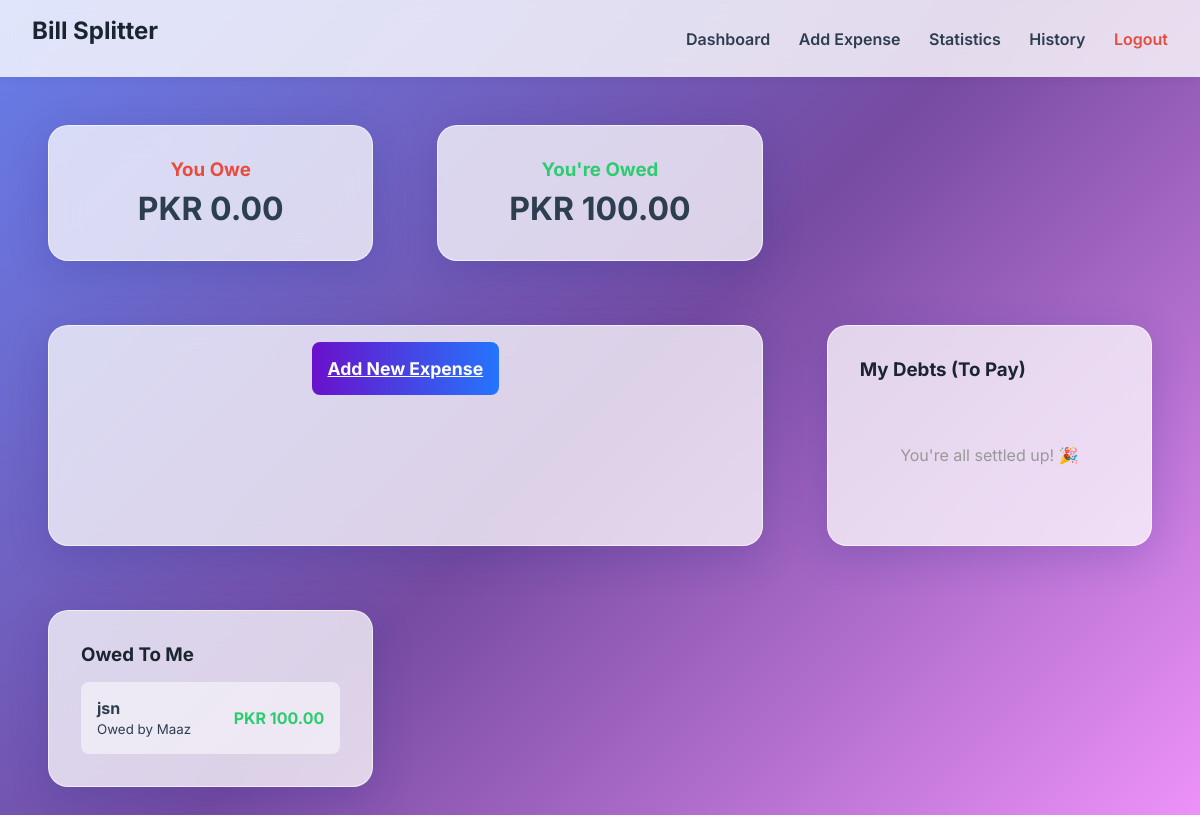
The app's page / (signed in) with its own data.
### models.py (models this page shows)
class Settlement(db.Model):
    id = db.Column(db.Integer, primary_key=True)
    expense_id = db.Column(db.Integer, db.ForeignKey('expense.id'), nullable=False)
    user_id = db.Column(db.Integer, db.ForeignKey('user.id'), nullable=False)
    amount_due = db.Column(db.Float, nullable=False)
    is_paid = db.Column(db.Boolean, default=False)

class Expense(db.Model):
    id = db.Column(db.Integer, primary_key=True)
    description = db.Column(db.String(200), nullable=False)
    amount = db.Column(db.Float, nullable=False)
    date = db.Column(db.DateTime, default=datetime.utcnow)
    payer_id = db.Column(db.Integer, db.ForeignKey('user.id'), nullable=False)
    settlements = db.relationship('Settlement', backref='expense', lazy=True, cascade="all, delete-orphan")

class User(UserMixin, db.Model):
    id = db.Column(db.Integer, primary_key=True)
    username = db.Column(db.String(150), unique=True, nullable=False)
    password = db.Column(db.String(150), nullable=False)
    email = db.Column(db.String(200), nullable=True)
    is_admin = db.Column(db.Boolean, default=False)
    expenses_paid = db.relationship('Expense', backref='payer', lazy=True)
    settlements = db.relationship('Settlement', backref='debtor', lazy=True)

### app.py (the view)
@app.route('/')
@login_required
def dashboard():
    my_debts = Settlement.query.filter_by(user_id=current_user.id, is_paid=False).all()
    my_expenses = Expense.query.filter_by(payer_id=current_user.id).all()
    owed_to_me = []
    for exp in my_expenses:
        for settlement in exp.settlements:
            if not settlement.is_paid and settlement.user_id != current_user.id:
                 owed_to_me.append(settlement)
    total_debt = sum(debt.amount_due for debt in my_debts)
    total_owed = sum(debt.amount_due for debt in owed_to_me)
    return render_template('dashboard.html', my_debts=my_debts, owed_to_me=owed_to_me,
                          total_debt=total_debt, total_owed=total_owed)

### app.py (called while the page is built)
@login_manager.user_loader
def load_user(user_id):
    return User.query.get(int(user_id))

### templates/dashboard.html
{% extends "base.html" %}
{% block content %}
<div class="dashboard-grid">
    <div class="glass-container" style="text-align: center;">
        <h3 style="color: #e74c3c; margin-bottom: 0.5rem;">You Owe</h3>
        <div style="font-size: 2rem; font-weight: bold;">PKR {{ "%.2f"|format(total_debt) }}</div>
    </div>
    <div class="glass-container" style="text-align: center;">
        <h3 style="color: #2ecc71; margin-bottom: 0.5rem;">You're Owed</h3>
        <div style="font-size: 2rem; font-weight: bold;">PKR {{ "%.2f"|format(total_owed) }}</div>
    </div>
    <div class="glass-container" style="text-align: center; grid-column: span 2;">
        <a href="{{ url_for('add_expense') }}" class="btn" style="width: 100%; padding: 1rem; font-size: 1.1rem;">Add
            New Expense</a>
    </div>
    <div class="glass-container">
        <h3>My Debts (To Pay)</h3>
        {% if my_debts %}
        {% for debt in my_debts %}
        <div class="list-item">
            <div>
                <div><strong>{{ debt.expense.description }}</strong></div>
                <small>Paid by {{ debt.expense.payer.username }} on {{ debt.expense.date.strftime('%Y-%m-%d') }}</small>
            </div>
            <div style="text-align: right;">
                <div style="color: #e74c3c; font-weight: bold; margin-bottom: 5px;">PKR {{
                    "%.2f"|format(debt.amount_due) }}</div>
                <a href="{{ url_for('pay_settlement', settlement_id=debt.id) }}" class="btn"
                    style="font-size: 0.75rem; padding: 0.3rem 0.6rem;">Pay</a>
            </div>
        </div>
        {% endfor %}
        {% else %}
        <div style="text-align: center; padding: 2rem; color: #999;">
            <p>You're all settled up! 🎉</p>
        </div>
        {% endif %}
    </div>
    <div class="glass-container">
        <h3>Owed To Me</h3>
        {% if owed_to_me %}
        {% for debt in owed_to_me %}
        <div class="list-item">
            <div>
                <div><strong>{{ debt.expense.description }}</strong></div>
                <small>Owed by {{ debt.debtor.username }}</small>
            </div>
            <div style="font-weight: bold; color: #2ecc71;">
                PKR {{ "%.2f"|format(debt.amount_due) }}
            </div>
        </div>
        {% endfor %}
        {% else %}
        <div style="text-align: center; padding: 2rem; color: #999;">
            <p>No one owes you money right now.</p>
        </div>
        {% endif %}
    </div>
</div>
{% endblock %}

### static/style.css (style rules this page uses)
:root { --primary-color: #6a11cb; --secondary-color: #2575fc; --text-color: #2c3e50; --bg-color: #f3f4f6; --glass-bg: rgba(255, 255, 255, 0.75); --glass-border: rgba(255, 255, 255, 0.6); --card-shadow: 0 10px 40px 0 rgba(31, 38, 135, 0.2); --input-bg: rgba(255, 255, 255, 0.95); }
* { box-sizing: border-box; }
body { background: linear-gradient(135deg, #667eea 0%, #764ba2 50%, #f093fb 100%); background-attachment: fixed; color: var(--text-color); font-family: 'Inter', -apple-system, BlinkMacSystemFont, sans-serif; margin: 0; min-height: 100vh; display: flex; flex-direction: column; }
.glass-container { background: var(--glass-bg); backdrop-filter: blur(15px); -webkit-backdrop-filter: blur(15px); border: 1px solid var(--glass-border); border-radius: 20px; box-shadow: var(--card-shadow); padding: 2rem; margin: 1rem; }
.btn { background: linear-gradient(90deg, var(--primary-color), var(--secondary-color)); border: none; padding: 0.8rem 1.5rem; border-radius: 8px; color: white; cursor: pointer; font-weight: bold; transition: transform 0.2s, box-shadow 0.2s; }
h1, h2, h3 { margin-top: 0; margin-bottom: 1rem; color: #1a252f; }
.dashboard-grid { display: grid; grid-template-columns: repeat(auto-fit, minmax(350px, 1fr)); gap: 2rem; padding: 2rem; max-width: 1400px; margin: 0 auto; }
.list-item { display: flex; justify-content: space-between; align-items: center; padding: 1rem; background: rgba(255, 255, 255, 0.5); border-radius: 8px; margin-bottom: 0.8rem; transition: transform 0.2s; }
.list-item:last-child { margin-bottom: 0; }

### records on screen
Settlement: expense.description "jsn", debtor.username "Maaz", amount_due "100.00"

### other values on screen
{{ "%.2f"|format(total_debt) }} "0.00"
{{ "%.2f"|format(total_owed) }} "100.00"
